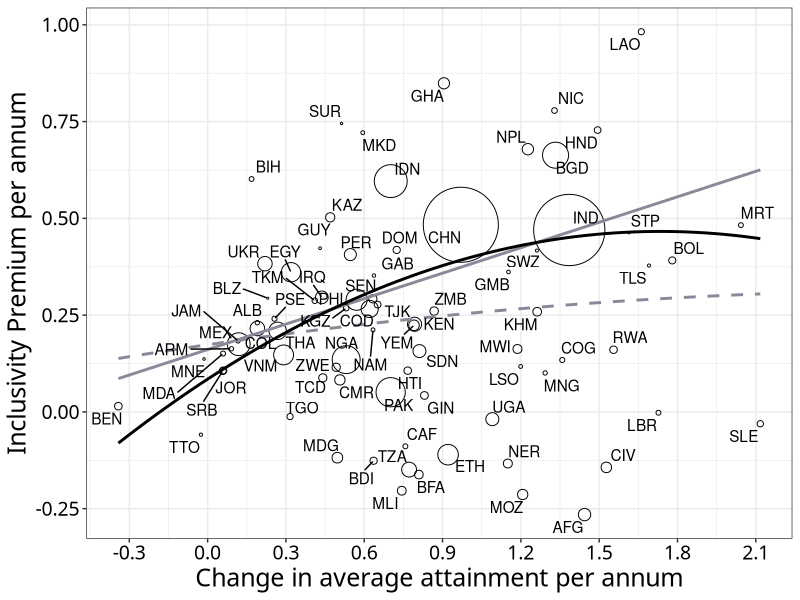
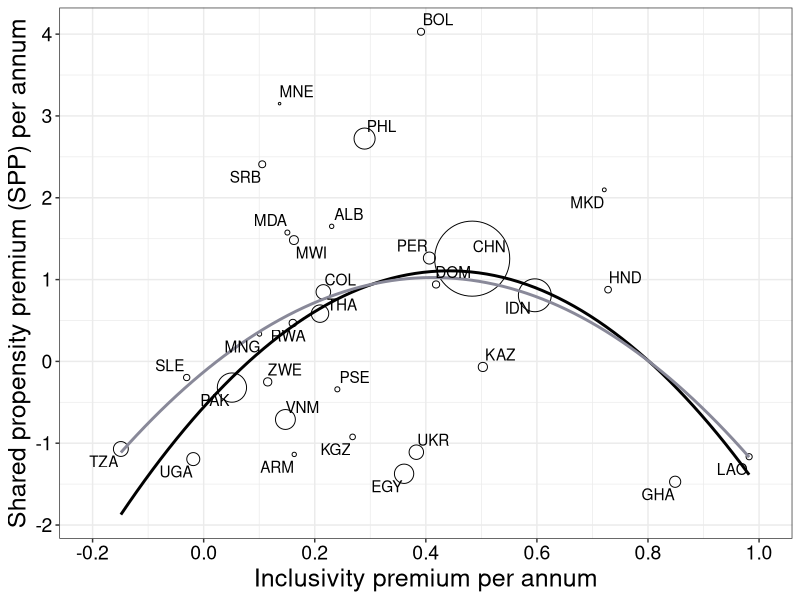
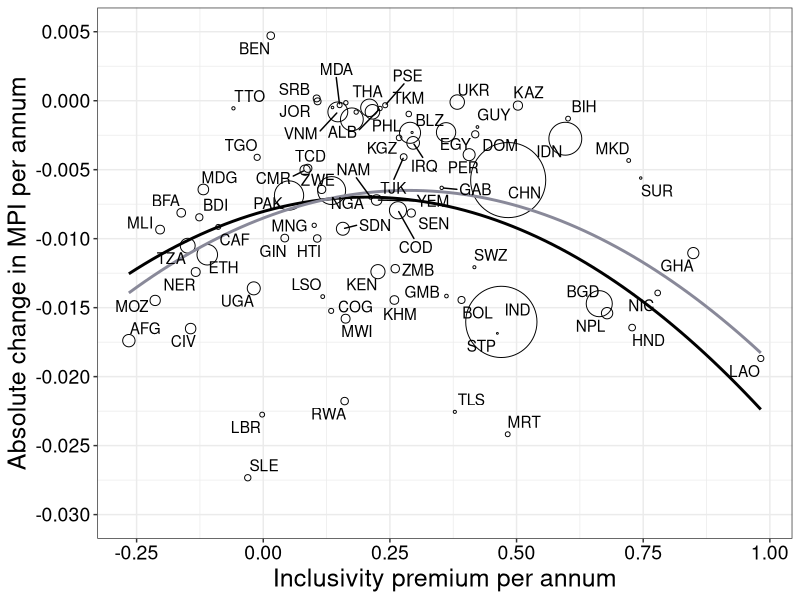

Write the R code that produced these figures, in order.
## This script contains code to re-create charts
## that are show in the draft document in the `docs` folder.


# libraries ---------------------------------------------------------------

library(here)
library(haven)
library(ggrepel)
library(tidyverse)


# load data ---------------------------------------------------------------

data_as_inclusicve <- read_dta(
  here("data/",
       "Alkire-Seth inclusive well-being data for graphs.dta")
)


# Figure 1 : Change in Average Attainment and Inclusivity premium ---------

data_as_inclusicve|>
  ggplot(aes(d_attain_pa,S_W_Sen_pa))+
  geom_point(
    shape = 1,
    aes(size = population)
  )+
  guides(size = "none")+
  scale_size_area(max_size = 25)+
  scale_y_continuous(breaks = seq(-0.25,1,0.25))+
  scale_x_continuous(breaks = seq(-0.3,2.4,0.3))+
  labs(
    y = "Inclusivity Premium per annum",
    x = "Change in average attainment per annum"
  )+
  geom_smooth(
    aes(weight = population),
    method = "lm",
    se = F,
    colour = "#898999"
  )+
  geom_smooth(
    method = "lm",
    formula = y ~ x + I(x^2),
    se = F,
    colour = "#898999",
    linetype = 2
  )+
  geom_smooth(
    aes(weight = population),
    method = "lm",
    formula = y ~ x + I(x^2),
    se = F,
    colour = "#000000"
  )+
  geom_text_repel(aes(label = ISO),
                  max.overlaps = 12)+
  theme_bw()+
  theme(
    axis.title = element_text(colour = "#000000",
                              size = 18),
    axis.text = element_text(colour = "#000000",
                             size = 14),
    text = element_text(family = "EB Garamond")
  )-> fig_1

ggsave(
  plot = fig_1,
  filename = paste0(Sys.Date(),"-figure1-Change in average attainment and inclusivity premium.jpeg"),
  device = "jpeg",
  path = here("charts/"),
  width = 12,
  height = 8,
  units = "in"
)

# Figure  2: Shared prosperity premiums and inclusivity premiums across 25 countries --------

data_as_inclusicve|>
  ggplot(aes(S_W_Sen_pa,inc_shr_pre))+
  geom_point(
    shape = 1,
    aes(size = population)
  )+
  guides(size = "none")+
  scale_size_area(max_size = 25)+
  scale_y_continuous(breaks = seq(-2,4,1))+
  scale_x_continuous(breaks = seq(-0.2,1,0.2),
                     limits = c(-0.2,1))+
  labs(
    y = "Shared propensity premium (SPP) per annum",
    x = "Inclusivity premium per annum"
  )+
  geom_smooth(
    aes(weight = population),
    method = "lm",
    formula = y ~ x + I(x^2),
    se = F,
    colour = "#000000"
  )+
  geom_smooth(
    method = "lm",
    formula = y ~ x + I(x^2),
    se = F,
    colour = "#898999"
  )+
  geom_text_repel(aes(label = ISO),
                  max.overlaps = 12)+
  theme_bw()+
  theme(
    axis.title = element_text(colour = "#000000",
                              size = 18),
    axis.text = element_text(colour = "#000000",
                             size = 14)
  ) -> fig_2

ggsave(
  plot = fig_2,
  filename = paste0(Sys.Date(),"-figure2-Shared prosperity premiums and inclusivity premiums across 25 countries.jpeg"),
  device = "jpeg",
  path = here("charts/"),
  width = 12,
  height = 8,
  units = "in"
)

# Figure 3: Inclusivity premiums and absolute changes in the MPIs  --------


data_as_inclusicve|>
  ggplot(aes(S_W_Sen_pa,abs_M0_33_pa))+
  geom_point(
    shape = 1,
    aes(size = population)
  )+
  guides(size = "none")+
  scale_size_area(max_size = 25)+
  scale_y_continuous(breaks = seq(-0.030,0.005,0.005),
                     limits = c(-0.030,0.005))+
  scale_x_continuous(breaks = seq(-0.25,1,0.25))+
  labs(
    y = "Absolute change in MPI per annum",
    x = "Inclusivity premium per annum"
  )+
  geom_smooth(
    aes(weight = population),
    method = "lm",
    formula = y ~ x + I(x^2),
    se = F,
    colour = "#000000"
  )+
  geom_smooth(
    method = "lm",
    formula = y ~ x + I(x^2),
    se = F,
    colour = "#898999"
  )+
  geom_text_repel(aes(label = ISO),
                  max.overlaps = 16)+
  theme_bw()+
  theme(
    axis.title = element_text(colour = "#000000",
                              size = 18),
    axis.text = element_text(colour = "#000000",
                             size = 14)
  ) -> fig_3

ggsave(
  plot = fig_3,
  filename = paste0(Sys.Date(),"-figure3-Inclusivity premiums and absolute changes in the MPIs across countries.jpeg"),
  device = "jpeg",
  path = here("charts/"),
  width = 12,
  height = 8,
  units = "in"
)


